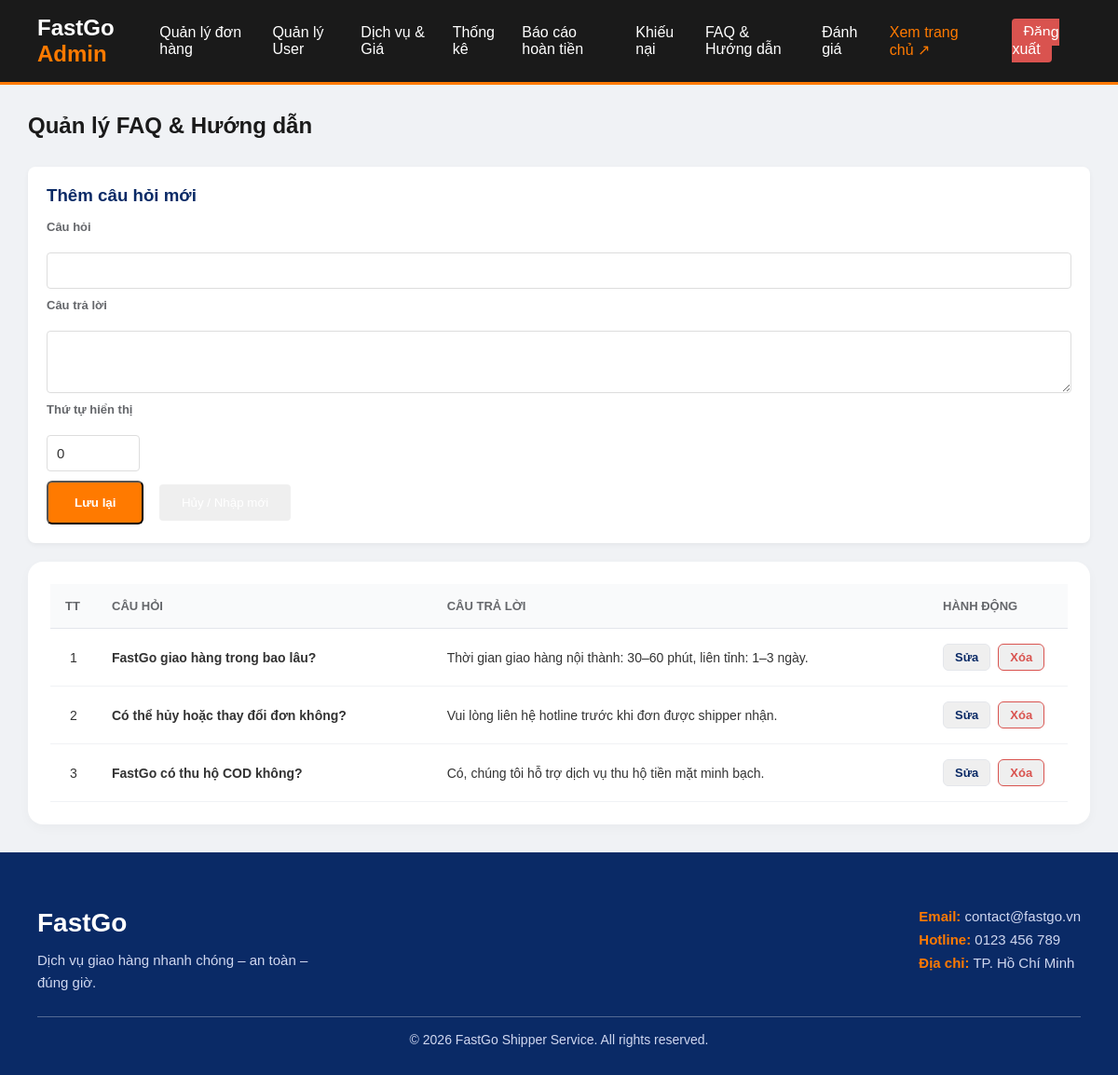
Page /faq_manage.php (signed in) on the committed database.
### tables this page shows
CREATE TABLE `faqs` (
    `id` int(11) NOT NULL AUTO_INCREMENT,
    `question` varchar(255) NOT NULL,
    `answer` text NOT NULL,
    `display_order` int(11) DEFAULT 0,
    `created_at` timestamp NOT NULL DEFAULT current_timestamp(),
    PRIMARY KEY (`id`)
);

### faq_manage.php (the view, shortened to what this page needs)
<?php
require_once 'config/db.php';
$faqs = [];
$res = $conn->query("SELECT * FROM faqs ORDER BY display_order ASC, id DESC");
if ($res)
    while ($r = $res->fetch_assoc())
        $faqs[] = $r;
?>
<!DOCTYPE html>
<html lang="vi">
<head>
    <link rel="stylesheet" href="assets/css/styles.css?v=<?php echo time(); ?>">
    <link rel="stylesheet" href="assets/css/admin.css?v=<?php echo time(); ?>">
</head>
<body>
    <?php include 'includes/header_admin.php'; ?>
    <main class="admin-container">
        <div class="page-header">
            <h2 class="page-title">Quản lý FAQ & Hướng dẫn</h2>
        </div>
        <div class="form-box"
            style="background:#fff; padding:20px; border-radius:8px; margin-bottom:20px; box-shadow:0 2px 5px rgba(0,0,0,0.05);">
            <h3 style="color:#0a2a66; margin-bottom:15px;" id="form-title">Thêm câu hỏi mới</h3>
            <form method="POST">
                <div class="form-group">
                    <label>Câu hỏi</label>
                    <input type="text" name="question" id="edit-question" required
                        style="width:100%; padding:10px; border:1px solid #ddd; border-radius:4px;">
                </div>
                <div class="form-group">
                    <label>Câu trả lời</label>
                    <textarea name="answer" id="edit-answer" rows="3" required
                        style="width:100%; padding:10px; border:1px solid #ddd; border-radius:4px;"></textarea>
                </div>
                <div class="form-group">
                    <label>Thứ tự hiển thị</label>
                    <input type="number" name="display_order" id="edit-order" value="0"
                        style="width:100px; padding:10px; border:1px solid #ddd; border-radius:4px;">
                </div>
                <button type="submit" class="btn-primary">Lưu lại</button>
                <button type="button" onclick="resetForm()" class="btn-secondary" style="margin-left:10px;">Hủy / Nhập
                    mới</button>
            </form>
        </div>
        <div class="table-section">
            <table class="order-table">
                <thead>
                    <tr>
                        <th width="50">TT</th>
                        <th>Câu hỏi</th>
                        <th>Câu trả lời</th>
                        <th width="150">Hành động</th>
                    </tr>
                </thead>
                <tbody>
                    <?php foreach ($faqs as $f): ?>
                        <tr>
                            <td style="text-align:center;">
                                <?php echo $f['display_order']; ?>
                            </td>
                            <td><strong>
                                    <?php echo htmlspecialchars($f['question']); ?>
                                </strong></td>
                            <td>
                                <?php echo nl2br(htmlspecialchars($f['answer'])); ?>
                            </td>
                            <td>
                                <button onclick='editFaq(<?php echo json_encode($f); ?>)' class="btn-action">Sửa</button>
                                <form method="POST" style="display:inline-block;"
                                    onsubmit="return confirm('Xóa câu hỏi này?');">
                                    <button type="submit" class="btn-action"
                                        style="color:#d9534f; border-color:#d9534f;">Xóa</button>
                                </form>
                            </td>
                        </tr>
                    <?php endforeach; ?>
                </tbody>
            </table>
        </div>
    </main>
    <?php include 'includes/footer.php'; ?>
</body>
</html>

### assets/css/styles.css (style rules this page uses)
* { margin: 0; padding: 0; box-sizing: border-box; font-family: "Poppins", sans-serif; }
.btn-primary { background-color: #ffcc00; color: #000; padding: 12px 24px; border-radius: 6px; font-weight: 600; text-decoration: none; }
.btn-secondary { border: 2px solid #ffffff; color: #ffffff; padding: 12px 24px; border-radius: 6px; text-decoration: none; }
.btn-primary { display: inline-block; background-color: #ff7a00; color: #ffffff; padding: 14px 28px; border-radius: 6px; text-decoration: none; font-weight: 600; }
.form-group { display: flex; flex-direction: column; gap: 12px; margin-bottom: 10px; }
.form-group input, .form-group select, .form-row input, .form-row select, #contact-form textarea { width: 100%; padding: 12px 15px; border-radius: 8px; border: 1px solid #ced4da; font-size: 15px; color: #333; background-color: #ffffff; transition: all 0.3s ease; }
main { padding: 80px 40px; max-width: 900px; margin: 0 auto; }
.form-group { display: flex; flex-direction: column; }
.form-box { background: #f9f9f9; padding: 20px; border-radius: 8px; margin-bottom: 30px; }

### assets/css/admin.css (style rules this page uses)
body { background-color: #f0f2f5; font-family: "Inter", "Segoe UI", Roboto, Helvetica, Arial, sans-serif; color: #1c1e21; }
.admin-container { padding: 30px; max-width: 1400px; margin: 0 auto; }
.page-header { display: flex; justify-content: space-between; align-items: center; margin-bottom: 30px; }
.page-title { font-size: 24px; font-weight: 700; color: #1a1a1a; margin: 0; }
.table-section { background: white; border-radius: 16px; padding: 24px; box-shadow: 0 4px 12px rgba(0, 0, 0, 0.03); overflow-x: auto; }
.order-table { width: 100%; border-collapse: separate; border-spacing: 0; }
.order-table th { background-color: #f9fafb; color: #65676b; font-weight: 600; font-size: 13px; text-transform: uppercase; padding: 16px; text-align: left; border-bottom: 1px solid #e4e6eb; }
.order-table td { padding: 16px; border-bottom: 1px solid #f0f2f5; font-size: 14px; color: #333; vertical-align: middle; }
.form-group label { display: block; font-size: 13px; font-weight: 600; color: #65676b; margin-bottom: 8px; }
.order-table td:last-child { display: flex; gap: 8px; flex-wrap: wrap; align-items: center; }
.btn-action { display: inline-flex; align-items: center; white-space: nowrap; color: #0a2a66; text-decoration: none; font-weight: 600; padding: 6px 12px; border: 1px solid #e4e6eb; border-radius: 6px; font-size: 13px; transition: all 0.2s; }

### assets/css/admin_styles.css (style rules this page uses)
.form-box { background: #fff; padding: 25px; border-radius: 8px; box-shadow: 0 2px 5px rgba(0, 0, 0, 0.05); }

### rows in the picture
faqs: display_order "1", question "FastGo giao hàng trong bao lâu?", answer "Thời gian giao hàng nội thành: 30–60 phút, liên tỉnh: 1–3 ngày."
faqs: display_order "2", question "Có thể hủy hoặc thay đổi đơn không?", answer "Vui lòng liên hệ hotline trước khi đơn được shipper nhận."
faqs: display_order "3", question "FastGo có thu hộ COD không?", answer "Có, chúng tôi hỗ trợ dịch vụ thu hộ tiền mặt minh bạch."
